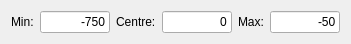
  <widget class="QWidget" name="layoutWidget_11">
   <property name="geometry">
    <rect>
     <x>30</x>
     <y>600</y>
     <width>351</width>
     <height>35</height>
    </rect>
   </property>
   <layout class="QHBoxLayout" name="horizontalLayout_14">
    <item>
     <widget class="QLabel" name="label_32">
      <property name="text">
       <string>Min:</string>
      </property>
     </widget>
    </item>
    <item>
     <widget class="QLineEdit" name="twistNeckMin">
      <property name="text">
       <string>-750</string>
      </property>
      <property name="alignment">
       <set>Qt::AlignRight|Qt::AlignTrailing|Qt::AlignVCenter</set>
      </property>
     </widget>
    </item>
    <item>
     <widget class="QLabel" name="label_33">
      <property name="text">
       <string>Centre:</string>
      </property>
     </widget>
    </item>
    <item>
     <widget class="QLineEdit" name="twistNeckTrim">
      <property name="text">
       <string>0</string>
      </property>
      <property name="alignment">
       <set>Qt::AlignRight|Qt::AlignTrailing|Qt::AlignVCenter</set>
      </property>
     </widget>
    </item>
    <item>
     <widget class="QLabel" name="label_34">
      <property name="text">
       <string>Max:</string>
      </property>
     </widget>
    </item>
    <item>
     <widget class="QLineEdit" name="twistNeckMax">
      <property name="text">
       <string>-50</string>
      </property>
      <property name="alignment">
       <set>Qt::AlignRight|Qt::AlignTrailing|Qt::AlignVCenter</set>
      </property>
     </widget>
    </item>
   </layout>
  </widget>
